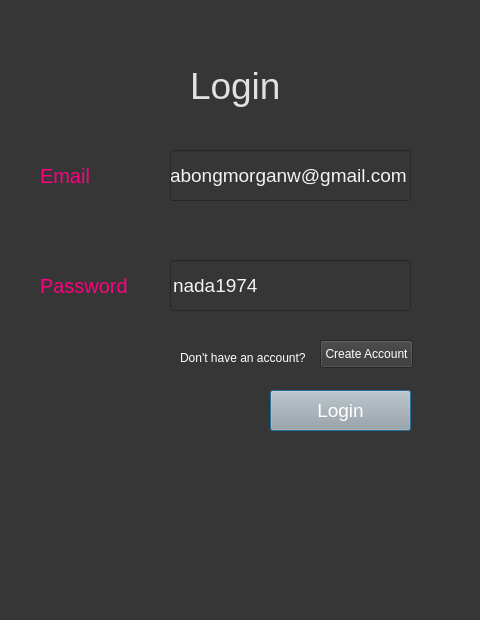
<?xml version="1.0" encoding="UTF-8"?>
<ui version="4.0">
 <class>Dialog</class>
 <widget class="QDialog" name="Dialog">
  <property name="geometry">
   <rect>
    <x>0</x>
    <y>0</y>
    <width>480</width>
    <height>620</height>
   </rect>
  </property>
  <property name="windowTitle">
   <string>Dialog</string>
  </property>
  <property name="styleSheet">
   <string notr="true">background-color: rgb(54, 54, 54);</string>
  </property>
  <widget class="QLabel" name="label">
   <property name="geometry">
    <rect>
     <x>190</x>
     <y>50</y>
     <width>121</width>
     <height>71</height>
    </rect>
   </property>
   <property name="styleSheet">
    <string notr="true">color:rgb(225, 225, 225); font-size:28pt;</string>
   </property>
   <property name="text">
    <string>Login</string>
   </property>
  </widget>
  <widget class="QLabel" name="label_2">
   <property name="geometry">
    <rect>
     <x>40</x>
     <y>160</y>
     <width>101</width>
     <height>31</height>
    </rect>
   </property>
   <property name="styleSheet">
    <string notr="true">font-size:15pt; color:rgb(255, 0, 127)</string>
   </property>
   <property name="text">
    <string>Email</string>
   </property>
  </widget>
  <widget class="QLineEdit" name="email">
   <property name="geometry">
    <rect>
     <x>170</x>
     <y>150</y>
     <width>241</width>
     <height>51</height>
    </rect>
   </property>
   <property name="styleSheet">
    <string notr="true">font-size:14pt; color:rgb(243, 243, 243)</string>
   </property>
   <property name="text">
    <string>abongmorganw@gmail.com</string>
   </property>
  </widget>
  <widget class="QLineEdit" name="password">
   <property name="geometry">
    <rect>
     <x>170</x>
     <y>260</y>
     <width>241</width>
     <height>51</height>
    </rect>
   </property>
   <property name="styleSheet">
    <string notr="true">font-size:14pt; color:rgb(243, 243, 243)</string>
   </property>
   <property name="text">
    <string>nada1974</string>
   </property>
  </widget>
  <widget class="QLabel" name="label_3">
   <property name="geometry">
    <rect>
     <x>40</x>
     <y>270</y>
     <width>111</width>
     <height>31</height>
    </rect>
   </property>
   <property name="styleSheet">
    <string notr="true">font-size:15pt; color:rgb(255, 0, 127)</string>
   </property>
   <property name="text">
    <string>Password</string>
   </property>
  </widget>
  <widget class="QPushButton" name="loginbutton">
   <property name="geometry">
    <rect>
     <x>270</x>
     <y>390</y>
     <width>141</width>
     <height>41</height>
    </rect>
   </property>
   <property name="styleSheet">
    <string notr="true">background-color: rgb(167, 168, 167); font-size:14pt; color:rgb(255, 255, 255)</string>
   </property>
   <property name="text">
    <string>Login</string>
   </property>
  </widget>
  <widget class="QLabel" name="label_4">
   <property name="geometry">
    <rect>
     <x>180</x>
     <y>350</y>
     <width>171</width>
     <height>16</height>
    </rect>
   </property>
   <property name="styleSheet">
    <string notr="true">color:rgb(255, 255, 255)</string>
   </property>
   <property name="text">
    <string>Don't have an account?</string>
   </property>
  </widget>
  <widget class="QPushButton" name="createaccbutton">
   <property name="geometry">
    <rect>
     <x>320</x>
     <y>340</y>
     <width>93</width>
     <height>28</height>
    </rect>
   </property>
   <property name="styleSheet">
    <string notr="true">color:rgb(255, 255, 255)</string>
   </property>
   <property name="text">
    <string>Create Account</string>
   </property>
  </widget>
 </widget>
 <resources/>
 <connections/>
</ui>
